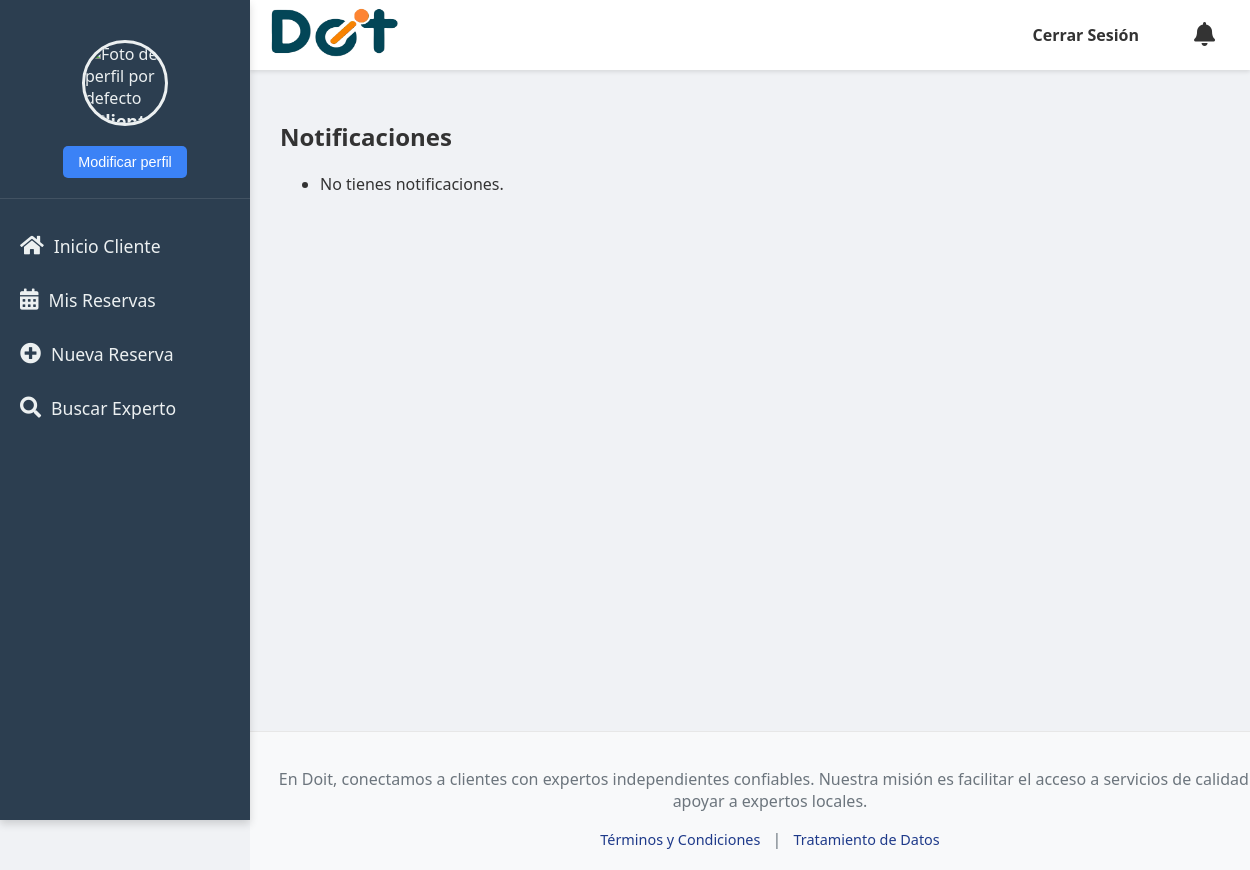
The page /notificaciones/ (signed in) on the database as committed earlier.
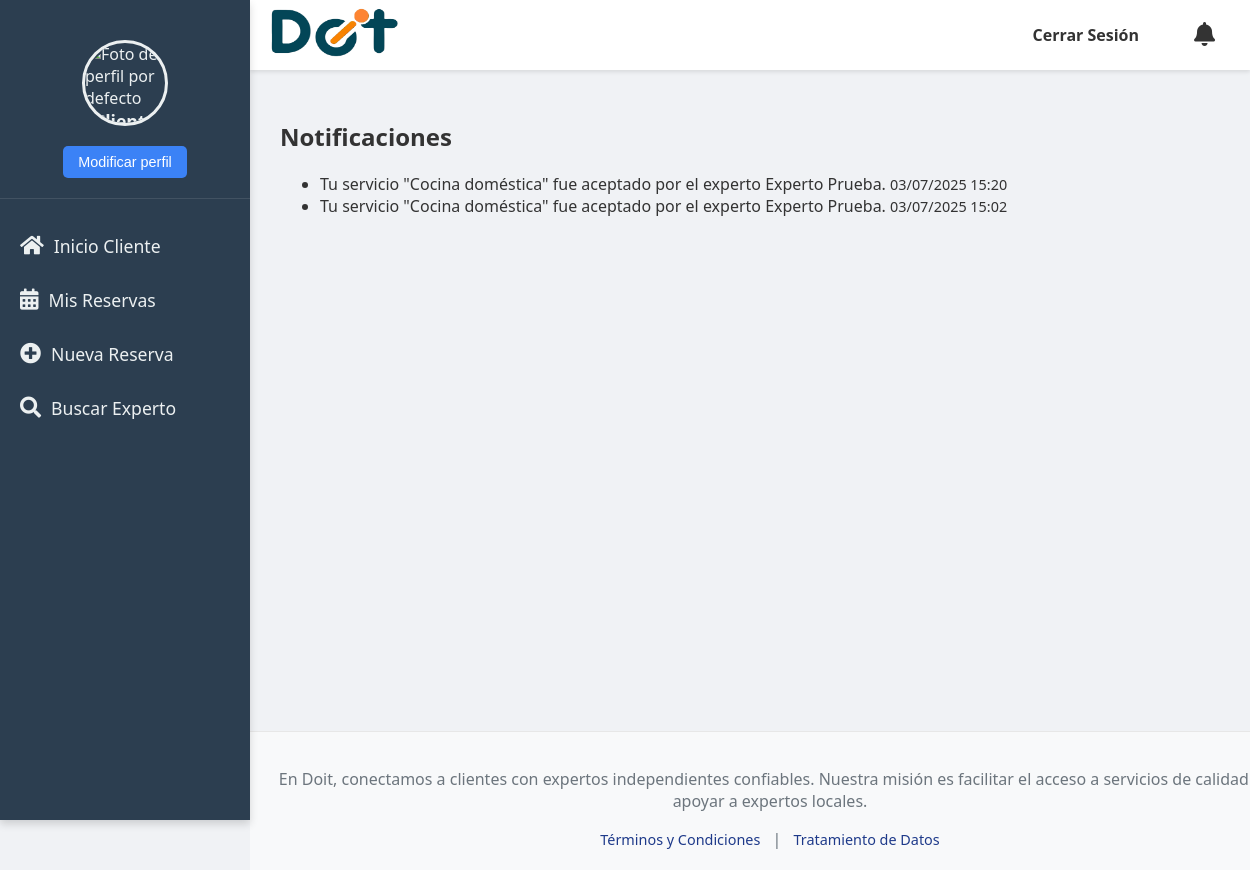
The same page on the database as committed later.
### doit_app/models.py (models this page shows, shortened)
class Notificacion(models.Model):
    usuario = models.ForeignKey(settings.AUTH_USER_MODEL, on_delete=models.CASCADE, related_name='notificaciones')
    mensaje = models.CharField(max_length=255)
    url = models.CharField(max_length=255, blank=True, null=True)
    leida = models.BooleanField(default=False)
    fecha = models.DateTimeField(auto_now_add=True)
    class Meta:
        ordering = ['-fecha']
        verbose_name = 'Notificación'
        verbose_name_plural = 'Notificaciones'

### doit_app/views.py (the view)
# urls.py: path('notificaciones/', views.notificaciones, name='notificaciones'),
@login_required
def notificaciones(request):
    notificaciones = Notificacion.objects.filter(usuario=request.user).order_by('-fecha')
    Notificacion.objects.filter(usuario=request.user, leida=False).update(leida=True)
    return render(request, 'notificaciones.html', {'notificaciones': notificaciones})

### doit_app/models.py (called while the page is built)
    def is_usuario_normal(self):
        return self.tipo_usuario == 'cliente'

    def is_experto(self):
        return self.tipo_usuario == 'experto'

### doit_app/templates/notificaciones.html (shortened to what this page needs)
{% extends "base.html" %}
{% block content %}
<div class="container mt-4">
    <h2>Notificaciones</h2>
    <ul class="list-group">
        {% for noti in notificaciones %}
            <li class="list-group-item {% if not noti.leida %}list-group-item-info{% endif %}">
                {{ noti.mensaje }}
                <span class="text-muted float-end" style="font-size:0.9em;">{{ noti.fecha|date:"d/m/Y H:i" }}</span>
            </li>
        {% empty %}
            <li class="list-group-item">No tienes notificaciones.</li>
        {% endfor %}
    </ul>
</div>
{% endblock %}

Rows that differ between the two databases and show on the page:
added Notificacion: mensaje "Tu servicio \"Cocina doméstica\" fue aceptado por el experto Experto Prueba.", fecha "03/07/2025 15:20"
added Notificacion: mensaje "Tu servicio \"Cocina doméstica\" fue aceptado por el experto Experto Prueba.", fecha "03/07/2025 15:02"
Other text that changed with them:
text no longer shown: "No tienes notificaciones."
